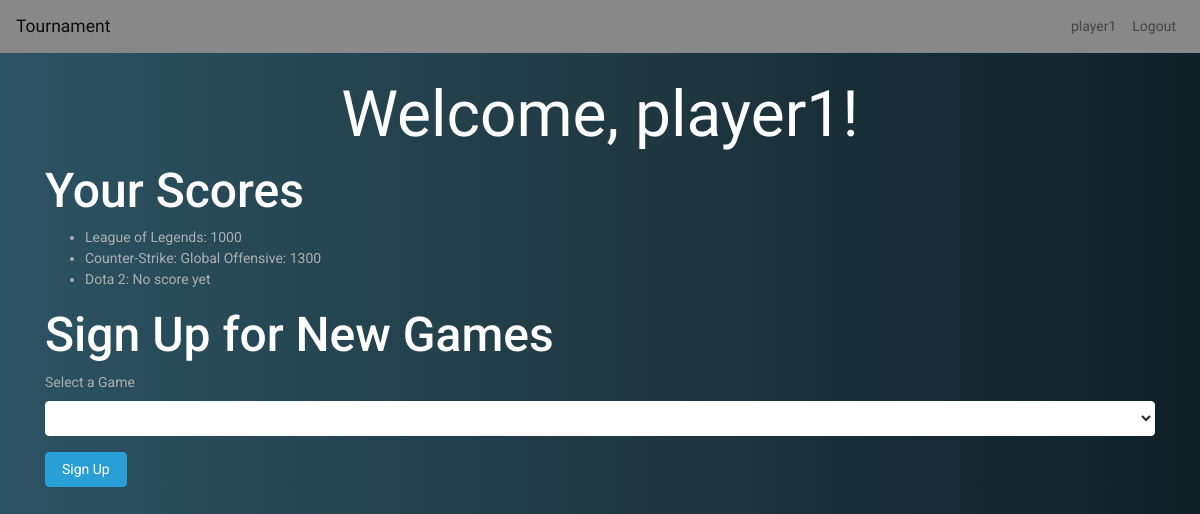
Screenshot of /profile (signed in) with the database file from the repository.
### models.py (models this page shows, shortened)
class User(Base, UserMixin):  # Define el modelo de usuario, heredando de Base y UserMixin
    __tablename__ = "users"  # Nombre de la tabla en la base de datos
    id = Column(Integer, primary_key=True)  # Identificador único del usuario
    username = Column(String(50), unique=True, nullable=False)  # Nombre de usuario único y obligatorio
    email = Column(String(120), unique=True, nullable=False)  # Correo electrónico único y obligatorio
    password_hash = Column(String(128), nullable=False)  # Hash de la contraseña del usuario
    is_admin = Column(Boolean, default=False)  # Indica si el usuario es administrador o no
    participants = relationship("Participant", back_populates="user")  # Relación con los participantes en juegos

class Game(Base):  # Define el modelo de juego
    __tablename__ = 'games'  # Nombre de la tabla en la base de datos
    id = Column(Integer, primary_key=True)  # Identificador único del juego
    name = Column(String(100), nullable=False)  # Nombre del juego
    description = Column(Text)  # Descripción del juego
    participants = relationship("Participant", back_populates="game")  # Relación con los participantes en el juego

class Result(Base):  # Define el modelo de resultado en un juego
    __tablename__ = 'results'  # Nombre de la tabla en la base de datos
    id = Column(Integer, primary_key=True)  # Identificador único del resultado
    participant_id = Column(Integer, ForeignKey('participants.id'))  # ID del participante asociado al resultado
    score = Column(Integer)  # Puntuación obtenida por el participante
    time = Column(Interval, default=timedelta)  # Tiempo que duró la partida
    participant = relationship("Participant", back_populates="results")  # Relación con el participante asociado al resultado

### main.py (the view)
@app.route("/profile")
@login_required
def profile():
    user_games = session.query(Game).join(Participant).filter(Participant.user_id == current_user.id).all()
    user_scores = {}
    for game in user_games:
        result = session.query(Result).join(Participant).filter(Participant.game_id == game.id, Participant.user_id == current_user.id).first()
        user_scores[game.name] = result.score if result else "No score yet"
    all_games = session.query(Game).all()
    available_games = [game for game in all_games if game not in user_games]
    return render_template("profile.html", user_scores=user_scores, available_games=available_games)

### main.py (called while the page is built)
@login_manager.user_loader
def load_user(user_id):
    return session.get(User, user_id)

### templates/profile.html (shortened to what this page needs)
<!DOCTYPE html>
<html lang="en">
<head>
    <link rel="stylesheet" href="{{ url_for('static', filename='css/main.css') }}">
    <link rel="stylesheet" href="https://cdn.jsdelivr.net/npm/bootswatch@4.5.2/dist/cyborg/bootstrap.min.css"
>
</head>
<body>
    <nav class="navbar navbar-expand-lg navbar-light bg-light">
        <a class="navbar-brand" href="#">Tournament</a>
        <div class="collapse navbar-collapse">
            <ul class="navbar-nav ml-auto">
                {% if current_user.is_authenticated %}
                    <li class="nav-item"><a class="nav-link" href="{{ url_for('profile') }}">{{ current_user.username }}</a></li>
                    <li class="nav-item"><a class="nav-link" href="{{ url_for('logout') }}">Logout</a></li>
                {% else %}
                    <li class="nav-item"><a class="nav-link" href="{{ url_for('login') }}">Login</a></li>
                    <li class="nav-item"><a class="nav-link" href="{{ url_for('signup') }}">Signup</a></li>
                {% endif %}
            </ul>
        </div>
    </nav>
    <div class="container mt-4">
        <h1 class="text-center titulo">Welcome, {{ current_user.username }}!</h1>
        <h2>Your Scores</h2>
        <ul>
            {% for game, score in user_scores.items() %}
                <li>{{ game }}: {{ score }}</li>
            {% endfor %}
        </ul>
        <h2>Sign Up for New Games</h2>
        <form action="{{ url_for('signup_game') }}" method="post">
            <div class="form-group">
                <label for="game_id">Select a Game</label>
                <select class="form-control" id="game_id" name="game_id" required>
                </select>
            </div>
            <button type="submit" class="btn btn-primary">Sign Up</button>
        </form>
    </div>
</body>
</html>

### static/css/main.css (style rules this page uses)
body { font-family: 'Kings', sans-serif; background: #0F2027; background: -webkit-linear-gradient(to right, #2C5364, #203A43, #0F2027); background: linear-gradient(to right, #2C5364, #203A43, #0F2027); }
h1 { font-family: "Kings", cursive; }
.navbar-brand, .nav-link { font-family: 'Jacquard 12', sans-serif; }

### rows the page displays
User: username "player1"
Game: user_scores "League of Legends"
Result: user_scores "1000"
Game: user_scores "Counter-Strike: Global Offensive"
Result: user_scores "1300"
Game: name "Dota 2", score "No score yet"
